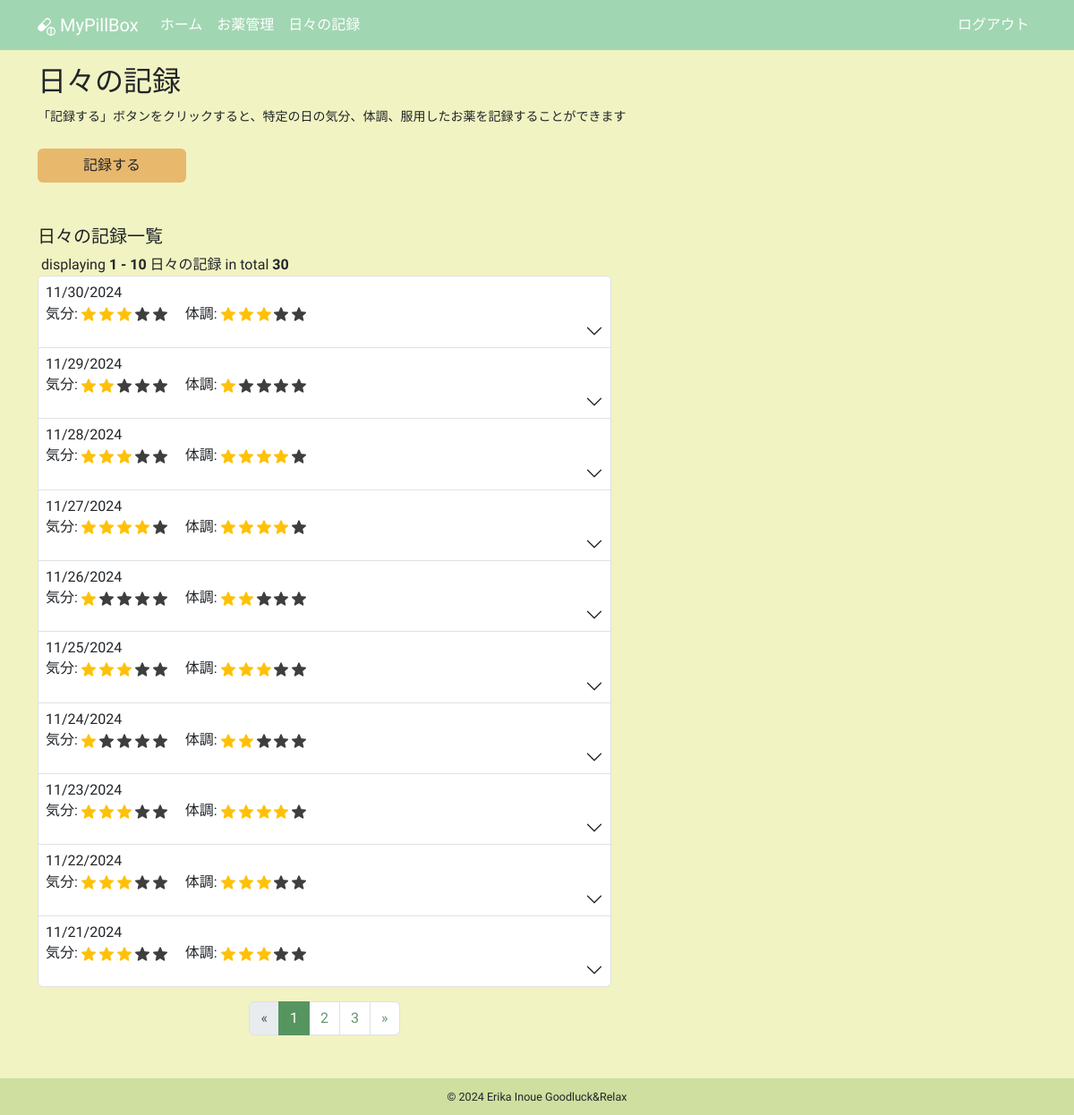
The app's page /logs/ (signed in) with its own data.
### app/models.py (models this page shows, shortened)
class DailyLog(db.Model):
    __tablename__ = "daily_logs"
    id: so.Mapped[int] = so.mapped_column(primary_key=True)
    date: so.Mapped[datetime.date] = so.mapped_column(sa.Date)
    mood: so.Mapped[int]
    condition: so.Mapped[int]
    user_id: so.Mapped[int] = so.mapped_column(sa.ForeignKey(User.id))
    user: so.Mapped[User] = so.relationship(back_populates="daily_logs")
    daily_log_details: so.Mapped[list["DailyLogDetail"]] = so.relationship(
        cascade="all, delete-orphan", back_populates="daily_log"
    )

### app/logs/routes.py (the view)
@bp.route("/")
@login_required
def list():
    title = _("日々の記録")
    form = EmptyForm()
    page = request.args.get(get_page_parameter(), type=int, default=1)
    per_page = current_app.config["LOGS_PER_PAGE"]
    total_query = sa.select(sa.func.count(DailyLog.id)).where(
        DailyLog.user == current_user
    )
    total_count = db.session.scalar(total_query)
    query = (
        sa.select(DailyLog)
        .where(DailyLog.user == current_user)
        .order_by(DailyLog.date.desc())
        .limit(per_page)
        .offset((page - 1) * per_page)
    )
    daily_logs = db.session.scalars(query).all()
    for log in daily_logs:
        log.all_doses_zero = all(detail.dose == 0.0 for detail in log.daily_log_details)
        for detail in log.daily_log_details:
            detail.localized_taking_unit = format_dose_unit(
                detail.dose, detail.medicine.taking_unit
            )
    pagination = Pagination(
        page=page,
        per_page=per_page,
        total=total_count,
        display_msg=_("<b>{total}</b>件中の<b>{start} - {end}</b>件"),
        record_name=_("日々の記録"),
        css_framework="bootstrap5",
    )
    return render_template(
        "logs/list.html",
        daily_logs=daily_logs,
        form=form,
        pagination=pagination,
        title=title,
    )

### app/__init__.py (called while the page is built)
def get_locale():
    return request.accept_languages.best_match(current_app.config["LANGUAGES"])

### app/helpers.py (called while the page is built)
def format_dose_unit(dose, taking_unit):
    locale = g.locale
    if locale.startswith("en"):
        if dose and dose > 1:
            if taking_unit in ["tablet", "capsule", "packet", "drop"]:
                return f"{taking_unit}s"
            else:
                return taking_unit
        else:
            return taking_unit
    return unit_labels.get(taking_unit, taking_unit)

### app/main/routes.py (called while the page is built)
@bp.before_app_request
def before_request():
    g.locale = str(get_locale())

### app/models.py (called while the page is built)
@login.user_loader
def load_user(id):
    return db.session.get(User, int(id))

### app/templates/logs/list.html (shortened to what this page needs)
{% extends "base.html" %}
{% block content %}
  <div class="mb-4">
    <h2 class="mb-2">{{ _("日々の記録") }}</h2>
    <p>
      <small>{{ _("「記録する」ボタンをクリックすると、特定の日の気分、体調、服用したお薬を記録することができます") }}</small>
    </p>
  </div>
  <div class="row">
    <div class="col-5 col-lg-2 mb-5">
      <a href="{{ url_for('logs.create') }}" class="btn btn-custom w-100">{{ _("記録する") }}</a>
    </div>
  </div>
  <div class="row">
    <div class="col-12 col-lg-7 mb-3">
      <h5 class="mb-2">{{ _("日々の記録一覧") }}</h5>
      {% if not daily_logs %}
        <small class="text-secondary">{{ _("記録はまだありません") }}</small>
      {% else %}
        {{ pagination.info }}
        <div class="accordion mb-3" id="accordionDailyLog">
          {% for daily_log in daily_logs %}
            <div class="accordion-item">
              <h2 class="accordion-header">
                <button class="accordion-button collapsed d-flex flex-column align-items-start p-2"
                        type="button"
                        data-bs-toggle="collapse"
                        data-bs-target="#collapse{{ loop.index }}"
                        aria-expanded="false"
                        aria-controls="collapse{{ loop.index }}">
                  <span class="pb-1">{{ moment(daily_log.date).format("L") }}</span>
                  <span>{{ _("気分") }}:
                    {% for i in range(0, daily_log.mood) %}
                      <img src="{{ url_for('static', filename='images/star_on.png') }}"
                           class="star-display rating-checked"
                           alt="star">
                    {% endfor %}
                    {% if daily_log.mood < 5 %}
                      {% for i in range(daily_log.mood, 5) %}
                        <img src="{{ url_for('static', filename='images/star_on.png') }}"
                             class="star-display"
                             alt="star">
                      {% endfor %}
                    {% endif %}
                    　{{ _("体調") }}:
                    {% for i in range(0, daily_log.condition) %}
                      <img src="{{ url_for('static', filename='images/star_on.png') }}"
                           class="star-display rating-checked"
                           alt="star">
                    {% endfor %}
                    {% if daily_log.condition < 5 %}
                      {% for i in range(daily_log.condition, 5) %}
                        <img src="{{ url_for('static', filename='images/star_on.png') }}"
                             class="star-display"
                             alt="star">
                      {% endfor %}
                    {% endif %}
                  </span>
                </button>
              </h2>
            </div>
          {% endfor %}
        </div>
        <div class="d-flex justify-content-center mb-3">{{ pagination.links }}</div>
      {% endif %}
    </div>
  </div>
{% endblock content %}

### app/static/css/base.css (style rules this page uses)
html, body { height: 100%; }
body { background-color: #F1F3C2; font-family: "Zen Maru Gothic", sans-serif; font-weight: 500; font-style: normal; display: flex; flex-direction: column; }
.btn-custom { background-color: #E8B86D; font-weight: 500; }
.rating-checked { filter: none!important; }
.star-display { width: 1em; height: 1em; filter: invert(99%) sepia(1%) saturate(0%) hue-rotate(161deg) brightness(101%) contrast(104%); }
.accordion-button { font-weight: 500!important; }
.pagination { --bs-pagination-active-bg: #569560; --bs-pagination-color: #65966d; --bs-pagination-hover-color: #156723; --bs-pagination-active-border-color: #569560; }
.pagination-page-info { padding-left: .25rem; }

### records on screen
DailyLog: date "11/30/2024"
DailyLog: date "11/29/2024"
DailyLog: date "11/28/2024"
DailyLog: date "11/27/2024"
DailyLog: date "11/26/2024"
DailyLog: date "11/25/2024"
DailyLog: date "11/24/2024"
DailyLog: date "11/23/2024"
DailyLog: date "11/22/2024"
DailyLog: date "11/21/2024"

### other values on screen
{{ pagination.info }} "displaying 1 - 10 日々の記録 in total 30"
{{ pagination.links }} "« 1 2 3 »"
